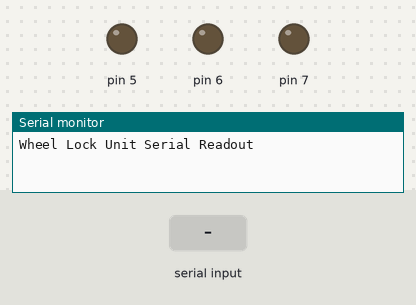
This sketch was run on a simulated Arduino Uno, built with avr-gcc and run on an emulated ATmega328P. Shown: output pins drawn as LEDs (lit = HIGH), the last lines printed to the serial monitor. Dashed ring = blinking. Inputs (shaded band) come from the test bench. Pins used as bus, display or sensor lines are not drawn.

Above: at 1.6 s.
1.7 s: "u" received over the second serial link
At 2.6 s:
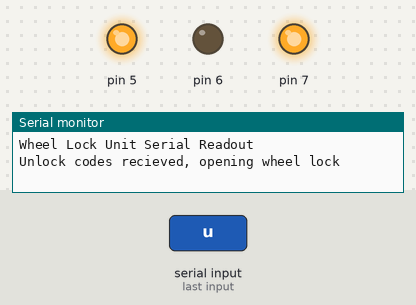
4.7 s: "l" received over the second serial link
At 4.95 s:
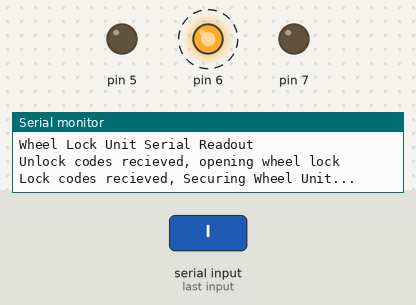
7.7 s: "U" received over the second serial link
At 8.73 s:
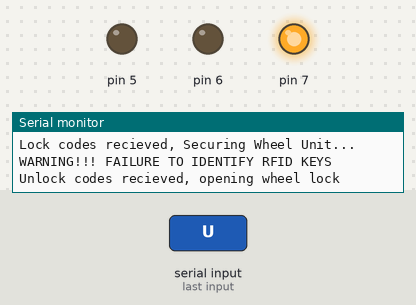
Timing chart, 0 to 13.0 s (numbered marks = the images above; inputs shaded):
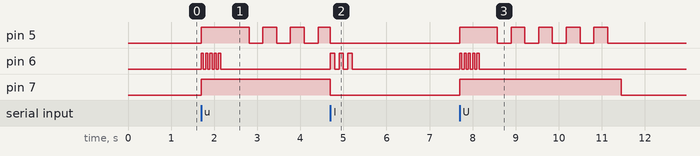

Measured:
- after the input at 1.7 s, pin 5: LOW → HIGH at once, then repeats every 0.64 s: LOW 0.32 s, HIGH 0.32 s; pin 6: alternates HIGH for 0.05 s and LOW for 0.05 s, 10 changes in all, then stays LOW, starting at once; pin 7: LOW → HIGH at once
- after the input at 4.7 s, pin 5: goes on until 4.7 s, then stays LOW; pin 6: alternates HIGH for 0.10 s and LOW for 0.10 s, 6 changes in all, then stays LOW, starting at once; pin 7: HIGH → LOW after 0.00 s instead of 0.99 s
- after the input at 7.7 s, pin 5: LOW → HIGH at once, then repeats every 0.64 s: LOW 0.32 s, HIGH 0.32 s, until it stays LOW from 11.1 s; pin 6: alternates HIGH for 0.05 s and LOW for 0.05 s, 10 changes in all, then stays LOW, starting at once; pin 7: LOW → HIGH at once, → LOW 3.8 s later

The sketch:

Wheel_Lock_Unit.ino
```cpp
//wheel lock unit code
//pin 6 = buzzer
//pin 2 = arduino->ble TX
//pin 3 = Arduino->ble RX
//pin 5 = indicator LED
//pin 7 = Relay control pin (transistor base terminal)

/*
   Typical pin layout used:
   -----------------------------------------------------------------------------------------
               MFRC522      Arduino       Arduino   Arduino    Arduino          Arduino
               Reader/PCD   Uno/101       Mega      Nano v3    Leonardo/Micro   Pro Micro
   Signal      Pin          Pin           Pin       Pin        Pin              Pin
   -----------------------------------------------------------------------------------------
   RST/Reset   RST          9             5         D9         RESET/ICSP-5     RST
   SPI SS      SDA(SS)      10            53        D10        10               10
   SPI MOSI    MOSI         11 / ICSP-4   51        D11        ICSP-4           16
   SPI MISO    MISO         12 / ICSP-1   50        D12        ICSP-1           14
   SPI SCK     SCK          13 / ICSP-3   52        D13        ICSP-3           15
*/

#include <SoftwareSerial.h>
#include <SPI.h>
#include <MFRC522.h>  // Library for Mifare RC522 Devices

#define RST_PIN         9           // Configurable, see typical pin layout above
#define SS_PIN          10          // Configurable, see typical pin layout above
MFRC522 mfrc522(SS_PIN, RST_PIN);   // Create MFRC522 instance

SoftwareSerial bleSerial(3, 2); // RX, TX
int timeout = 26;
void setup() {
  Serial.begin(57600);
  pinMode(7, OUTPUT);
  pinMode(5, OUTPUT);
  pinMode(6, OUTPUT);
  pinMode(13, OUTPUT);
  SPI.begin();               // Init SPI bus
  delay(100);
  mfrc522.PCD_Init();
  delay(100);
  mfrc522.PCD_SetAntennaGain(mfrc522.RxGain_max);      //If you set Antenna Gain to Max it will increase reading distance

Serial.println("Wheel Lock Unit Serial Readout");
//set up T1 timer interrupts for AUTO-LOCK
  noInterrupts();           // disable all interrupts
  //set timer1 interrupt at 50Hz
  TCCR1A = 0;// set entire TCCR1A register to 0
  TCCR1B = 0;// same for TCCR1B
  TCNT1  = 0;//initialize counter value to 0
  // set compare match register for 1hz increments
  OCR1A = 5000;// = (16*10^6) / (1*20) - 1 (must be <65536)
  // turn on CTC mode
  TCCR1B |= (1 << WGM12);
  // Set CS10 and CS12 bits for 1024 prescaler
  TCCR1B |= (1 << CS12) | (1 << CS10);
  // enable timer compare interrupt
  TIMSK1 |= (1 << OCIE1A);
 interrupts();             // enable all interrupts

bleSerial.begin(19200);
delay(200);
bleSerial.write("AT+START");

}
char c =0;
void loop(){

 while(bleSerial.available()){
    c = bleSerial.read();
    if(c== 'u' || c == 'U'){
      digitalWrite(13, LOW);
      digitalWrite(7, HIGH);
      digitalWrite(5, HIGH);

      Serial.println("Unlock codes recieved, opening wheel lock");
      for (int x = 0; x<5; x++){
        digitalWrite(6, HIGH);
        delay(50);
        digitalWrite(6, LOW);
        delay(50);
      }
      timeout = 0;
    }
    if(c== 'l' || c== 'L'){
        digitalWrite(13, LOW);
        digitalWrite(7, LOW);
        digitalWrite(5, LOW);
        digitalWrite(6, LOW);
        Serial.println("Lock codes recieved, Securing Wheel Unit...");
        timeout = 26;
        for (int x = 0; x<3; x++){
          digitalWrite(6, HIGH);
          delay(100);
          digitalWrite(6, LOW);
          delay(100);
        }
      int j = 0;
      while ( ! mfrc522.PICC_IsNewCardPresent() && (j<20))  {
        j++;
        delay(50);
      }

  // Select one of the cards
  if ((j>20)|| !mfrc522.PICC_ReadCardSerial()) {
    bleSerial.write("FAILURE#");
    Serial.println("WARNING!!! FAILURE TO IDENTIFY RFID KEYS");
  }
  else{
    if(j<20){
    bleSerial.write("SUCCESS#");
    Serial.println("Success, Wheel Lock Secured");
    Serial.print(F("Card UID:"));    //Dump UID
    for (byte i = 0; i < mfrc522.uid.size; i++) {
      Serial.print(mfrc522.uid.uidByte[i] < 0x10 ? " 0" : " ");
      Serial.print(mfrc522.uid.uidByte[i], HEX);
    }
    Serial.println();
   }
  }

  }

}
}


int blynk = 0;
int limiter = 10;
ISR(TIMER1_COMPA_vect){//timer1 interrupt 1Hz toggles pin 13 (LED)

  if(timeout<limiter){
    timeout = timeout+1;
       digitalWrite(5, timeout%2);
  }

   else if (timeout == limiter){
    digitalWrite(7,LOW);
    digitalWrite(5, LOW);
    Serial.println("Autolocking...");
    timeout++;
   }
else{ blynk = !blynk;
       digitalWrite(13, blynk);

}
}
```
